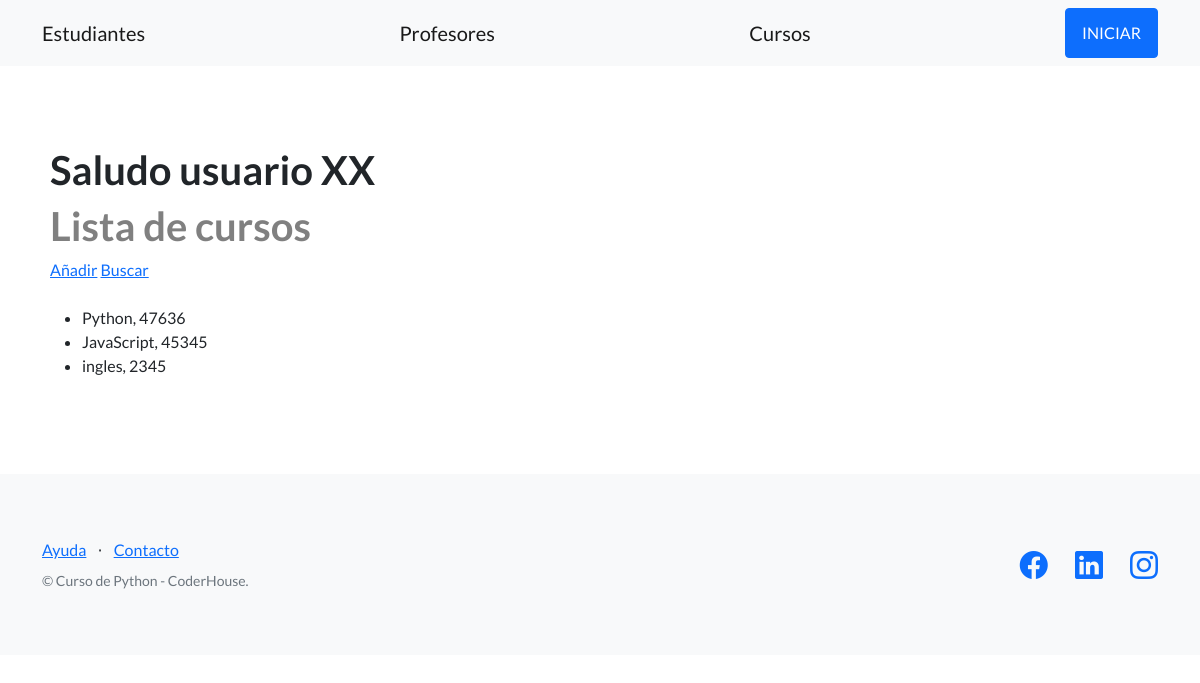
Before: /plataforma/cursos/ with the older database file.
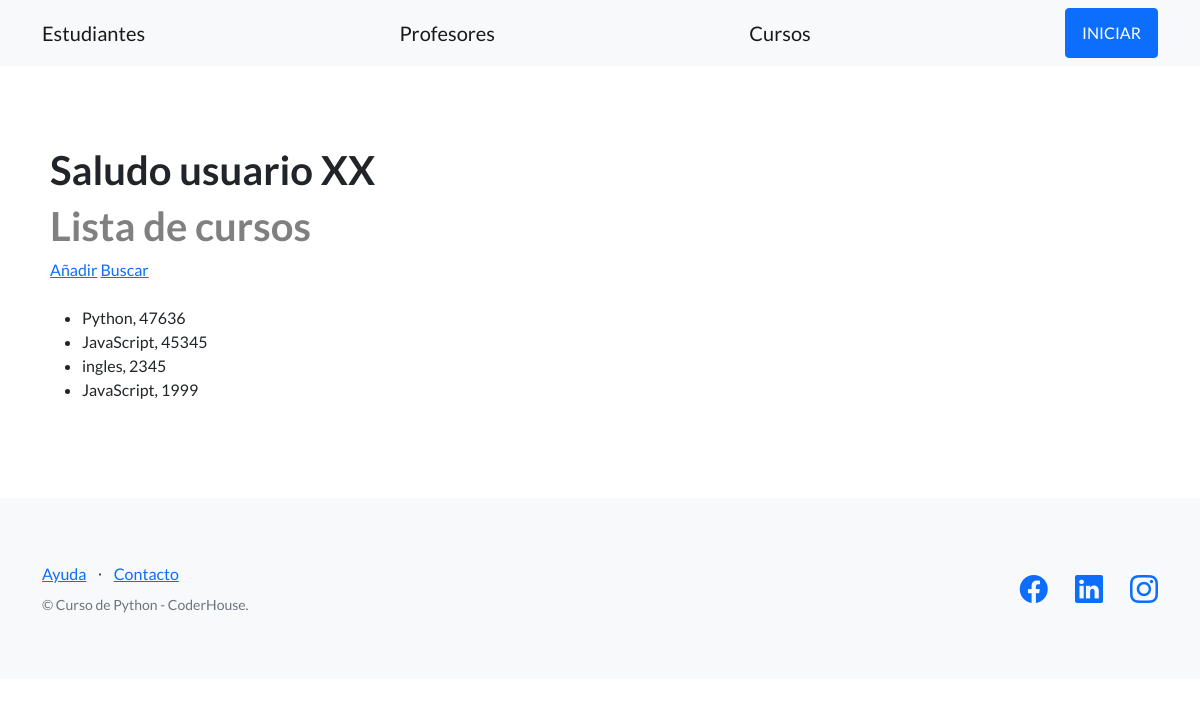
After: the same page with the newer database file.
### estudiantes/models.py (models this page shows, shortened)
class Curso(models.Model):
    nombre = models.CharField(max_length=64)
    comision = models.IntegerField() #Numerico

### estudiantes/views.py (the view)
# urls.py: path("cursos/", listar_cursos, name="listar_cursos"),
def listar_cursos(request):
    contexto = {
        "cursos": Curso.objects.all()
    }
    return render(
        request=request,
        template_name="estudiantes/Lista_cursos.html",
        context=contexto,
        )

### estudiantes/templates/estudiantes/lista_cursos.html (shortened to what this page needs)
{% extends 'estudiantes/base.html' %}
{% block contenido %}
  <div>
  {% include "estudiantes/barra_saludo.html" %}
    <h1 class= "titulos-coder">Lista de cursos</h1>
    <a href="{% url "crear_curso" %}">Añadir</a>
    <a href="{% url "buscar_curso" %}">Buscar</a>
    <br><br>
    <ul>
    {% for curso in cursos %}
      <li>{{ curso.nombre }}, {{ curso.comision }}</li>
    {% endfor %}
    </ul>
  </div>
{% endblock contenido %}

### estudiantes/templates/estudiantes/base.html (shortened to what this page needs)
{% load static %}
<!DOCTYPE html>
<html lang="en">
    <head>
        <link href="https://cdn.jsdelivr.net/npm/bootstrap-icons@1.5.0/font/bootstrap-icons.css" rel="stylesheet" type="text/css" />
        <link href="{% static 'css/styles.css' %}" rel="stylesheet" />
    </head>
    <body>
        <nav class="navbar navbar-light bg-light static-top">
            <div class="container">
                <a class="navbar-brand" href="{% url 'listar_alumnos' %}">Estudiantes</a>
                <a class="navbar-brand" href="{% url 'listar_profesores' %}">Profesores</a>
                <a class="navbar-brand" href="{% url 'listar_cursos' %}">Cursos</a>
                <a class="btn btn-primary" href="{% url 'inicio' %}">INICIAR</a>
            </div>
        </nav>
        <section style="padding:80px 50px;">
            {% block contenido %}
            {% endblock contenido %}
        </section>
        <footer class="footer bg-light">
            <div class="container">
                <div class="row">
                    <div class="col-lg-6 h-100 text-center text-lg-start my-auto">
                        <ul class="list-inline mb-2">
                            <li class="list-inline-item"><a href="#!">Ayuda</a></li>
                            <li class="list-inline-item">⋅</li>
                            <li class="list-inline-item"><a href="#!">Contacto</a></li>
                        </ul>
                        <p class="text-muted small mb-4 mb-lg-0">&copy; Curso de Python - CoderHouse.</p>
                    </div>
                    <div class="col-lg-6 h-100 text-center text-lg-end my-auto">
                        <ul class="list-inline mb-0">
                            <li class="list-inline-item me-4">
                                <a href="https://www.facebook.com/mauro.p.curlo/"><i class="bi-facebook fs-3"></i></a>
                            </li>
                            <li class="list-inline-item me-4">
                                <a href="https://www.linkedin.com/in/mauro-pisani-curlo/"><i class="bi-linkedin fs-3"></i></a>
                            </li>
                            <li class="list-inline-item">
                                <a href="https://www.instagram.com/mauro.p.curlo/"><i class="bi-instagram fs-3"></i></a>
                            </li>
                        </ul>
                    </div>
                </div>
            </div>
        </footer>
    </body>
</html>

### estudiantes/templates/estudiantes/Barra_Saludo.html
<div>
  <h1>Saludo usuario XX</h1>
</div>

Changed rows visible on the page:
added Curso: nombre "JavaScript", comision "1999"
